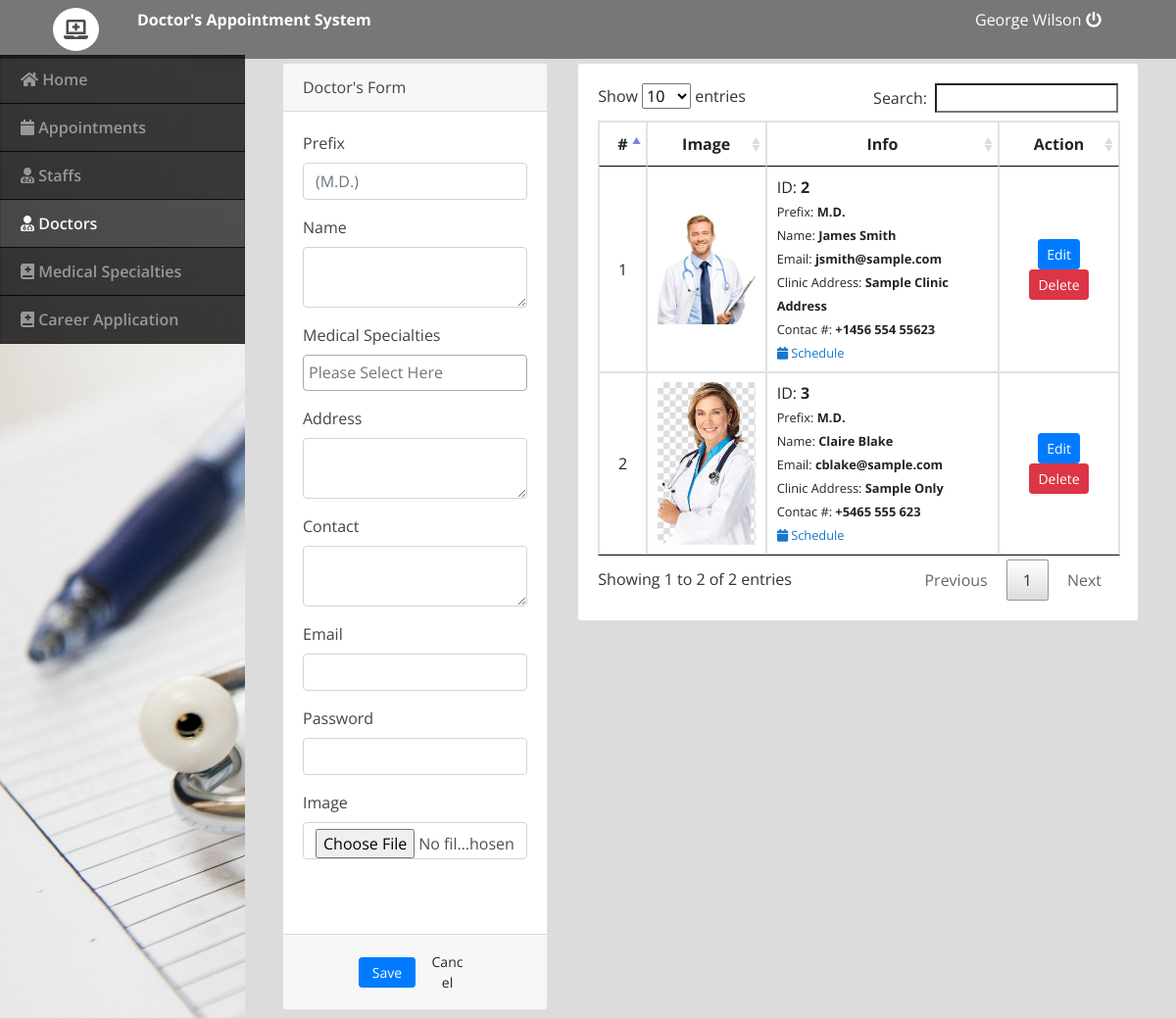
Screenshot of /admin/index.php?page=doctors (signed in) with the database file from the repository.
### tables this page shows
CREATE TABLE `doctors_list` (
  `id` int(30) NOT NULL,
  `name` text NOT NULL,
  `name_pref` varchar(100) NOT NULL,
  `clinic_address` text NOT NULL,
  `contact` text NOT NULL,
  `email` text NOT NULL,
  `specialty_ids` text NOT NULL,
  `img_path` text NOT NULL,
  `date_created` datetime NOT NULL DEFAULT current_timestamp()
);

### admin/doctors.php (the view, shortened to what this page needs)
<?php include('db_connect.php'); ?>
<div class="container-fluid">
	<div class="col-lg-12">
		<div class="row">
			<div class="col-md-4">
			<form action="" id="manage-doctor">
				<div class="card">
					<div class="card-header">
						   Doctor's Form
				  	</div>
					<div class="card-body">
							<div class="form-group">
								<label for="" class="control-label">Prefix</label>
								<input type="text" class="form-control" name="name_pref" placeholder="(M.D.)" required="">
							</div>
							<div class="form-group">
								<label class="control-label">Name</label>
								<textarea name="name" id="" cols="30" rows="2" class="form-control" required=""></textarea>
							</div>
							<div class="form-group">
								<label class="control-label">Medical Specialties</label>
							</div>
							<div class="form-group">
								<label class="control-label">Address</label>
								<textarea name="address" id="" cols="30" rows="2" class="form-control" required=""></textarea>
							</div>
							<div class="form-group">
								<label for="" class="control-label">Contact</label>
								<textarea name="contact" id="" cols="30" rows="2" class="form-control" required=""></textarea>
							</div>
							<div class="form-group">
								<label for="" class="control-label">Email</label>
								<input type="email" class="form-control" name="email" required="">
							</div>
							<div class="form-group">
								<label for="" class="control-label">Password</label>
								<input type="password" class="form-control" name="password" required>
							</div>
							<div class="form-group">
								<label for="" class="control-label">Image</label>
								<input type="file" class="form-control" name="img" onchange="displayImg(this,$(this))">
							</div>
							<div class="form-group">
							</div>
					</div>
					<div class="card-footer">
						<div class="row">
							<div class="col-md-12">
								<button class="btn btn-sm btn-primary col-sm-3 offset-md-3"> Save</button>
								<button class="btn btn-sm btn-default col-sm-3" type="button" onclick="_reset()"> Cancel</button>
							</div>
						</div>
					</div>
				</div>
			</form>
			</div>
			<div class="col-md-8">
				<div class="card">
					<div class="card-body">
						<table class="table table-bordered table-hover">
							<thead>
								<tr>
									<th class="text-center">#</th>
									<th class="text-center">Image</th>
									<th class="text-center">Info</th>
									<th class="text-center">Action</th>
								</tr>
							</thead>
							<tbody>
								<?php
								$i = 1;
								$cats = $conn->query("SELECT * FROM doctors_list order by id asc");
								while($row=$cats->fetch_assoc()):
								?>
								<tr>
									<td class="text-center"><?php echo $i++ ?></td>
									<td class="text-center">
										<img src="../assets/img/<?php echo $row['img_path'] ?>" alt="">
									</td>
									<td class="">
										 <p>ID: <b><?php echo $row['id'] ?></b></p>
										 <p><small>Prefix: <b><?php echo $row['name_pref'] ?></b></small></p>
										 <p><small>Name: <b><?php echo $row['name'] ?></b></small></p>
										 <p><small>Email: <b><?php echo $row['email'] ?></b></small></p>
										 <p><small>Clinic Address: <b><?php echo $row['clinic_address'] ?></b></small></p>
										 <p><small>Contac #: <b><?php echo $row['contact'] ?></b></small></p>
										 <p><small><a href="javascript:void(0)" class="view_schedule" data-id="<?php echo $row['id'] ?>" data-name="<?php echo "Dr. ".$row['name'].', '.$row['name_pref'] ?>"><i class='fa fa-calendar'></i> Schedule</a></b></small></p>
									</td>
									<td class="text-center">
										<button class="btn btn-sm btn-primary edit-doctor" type="button" data-id="<?php echo $row['id'] ?>" data-name="<?php echo $row['name'] ?>" data-name-pref="<?php echo $row['name_pref'] ?>" data-address="<?php echo $row['clinic_address'] ?>" data-contact="<?php echo $row['contact'] ?>"  data-img_path="<?php echo $row['img_path'] ?>" data-specialty_ids="<?php echo $row['specialty_ids'] ?>" data-email="<?php echo $row['email'] ?>">Edit</button>
										<button class="btn btn-sm btn-danger delete_doctor" type="button" data-id="<?php echo $row['id'] ?>">Delete</button>
									</td>
								</tr>
								<?php endwhile; ?>
							</tbody>
						</table>
					</div>
				</div>
			</div>
		</div>
	</div>
</div>

### admin/assets/css/style.css (style rules this page uses)
body { font-family: "Open Sans", sans-serif; color: #444444; width: 100%; height: calc(100%); }
a { color: #1977cc; }

### admin/index.php (style rules this page uses)
body { background: #80808045; }

### admin/doctors.php (style rules this page uses)
td { vertical-align: middle !important; }
td p { margin: unset }
img { max-width:100px; max-height: :150px; }

### rows the page displays
doctors_list: img_path (picture), id "2", name_pref "M.D.", name "James Smith", email "jsmith@sample.com", clinic_address "Sample Clinic Address", contact "+1456 554 55623"
doctors_list: img_path (picture), id "3", name_pref "M.D.", name "Claire Blake", email "cblake@sample.com", clinic_address "Sample Only", contact "+5465 555 623"

### other values shown
$_SESSION['login_name'] "George Wilson"
